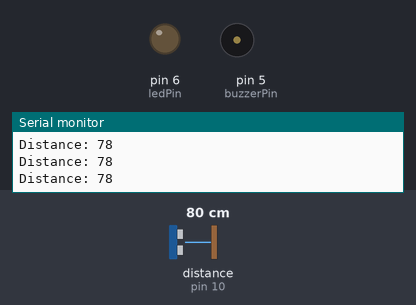
A sketch run on a simulated Arduino Uno, built with avr-gcc and run on an emulated ATmega328P. Shown: output pins drawn as LEDs (lit = HIGH), buzzer (waves = sounding), the last lines printed to the serial monitor. Wiring (inferred from the names in the program): ultrasonic range finder: trigger pin 9; echo pin 10. The test bench sets the inputs (shaded band); at power-on: distance to the obstacle (sensor on pin 10) 80 cm. The echo pulse lasts 58.3 µs per cm; pins used as bus, display or sensor lines are not drawn.

Above: at 1.3 s.
1.4 s: distance to the obstacle (sensor on pin 10) set to 54 cm
2.9 s: distance to the obstacle (sensor on pin 10) set to 47 cm
At 3.4 s:
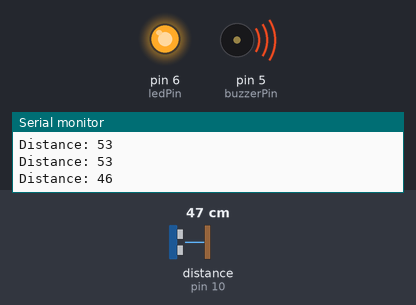
Timing chart, 0 to 11.9 s (numbered marks = the images above; inputs shaded):
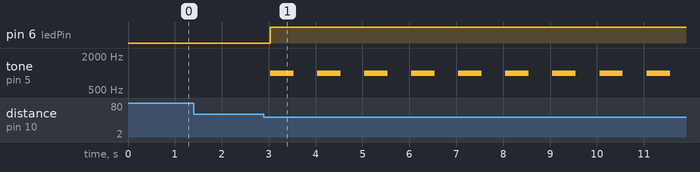

The sketch:

SECURITY_LIGHT.ino
```cpp
const int trigPin = 9;
const int echoPin = 10;
const int ledPin = 6;
const int buzzerPin = 5;

void setup() {
  pinMode(trigPin, OUTPUT);
  pinMode(echoPin, INPUT);
  pinMode(ledPin, OUTPUT);
  pinMode(buzzerPin, OUTPUT);
  Serial.begin(9600);
}

void loop() {
  long duration, distance;

  // Send a pulse to the ultrasonic sensor
  digitalWrite(trigPin, LOW);
  delayMicroseconds(2);
  digitalWrite(trigPin, HIGH);
  delayMicroseconds(10);
  digitalWrite(trigPin, LOW);

  // Measure the response from the ultrasonic sensor
  duration = pulseIn(echoPin, HIGH);
  distance = duration * 0.034 / 2;  // Convert the duration to distance (in cm)

  Serial.print("Distance: ");
  Serial.println(distance);

  if (distance < 50) {  // If an object is detected within 50 cm
    digitalWrite(ledPin, HIGH);  // Turn on the LED
    tone(buzzerPin, 1000);  // Activate the buzzer with a 1 kHz tone
    delay(500);  // Keep the LED and buzzer on for 0.5 seconds
    noTone(buzzerPin);  // Turn off the buzzer
  } else {
    digitalWrite(ledPin, LOW);  // Turn off the LED
  }

  delay(500);  // Wait for 0.5 seconds before measuring again
}
```

Measured:
- the behaviour switches between 51 and 50 cm on distance to the obstacle (sensor on pin 10) (found by bisection; images 0 and 1)
- after the input at 2.9 s, pin 6 (ledPin): LOW → HIGH after 0.13 s; tone on pin 5 (buzzerPin): alternates 1000 Hz for 0.50 s and silent for 0.50 s, starting after 0.13 s
